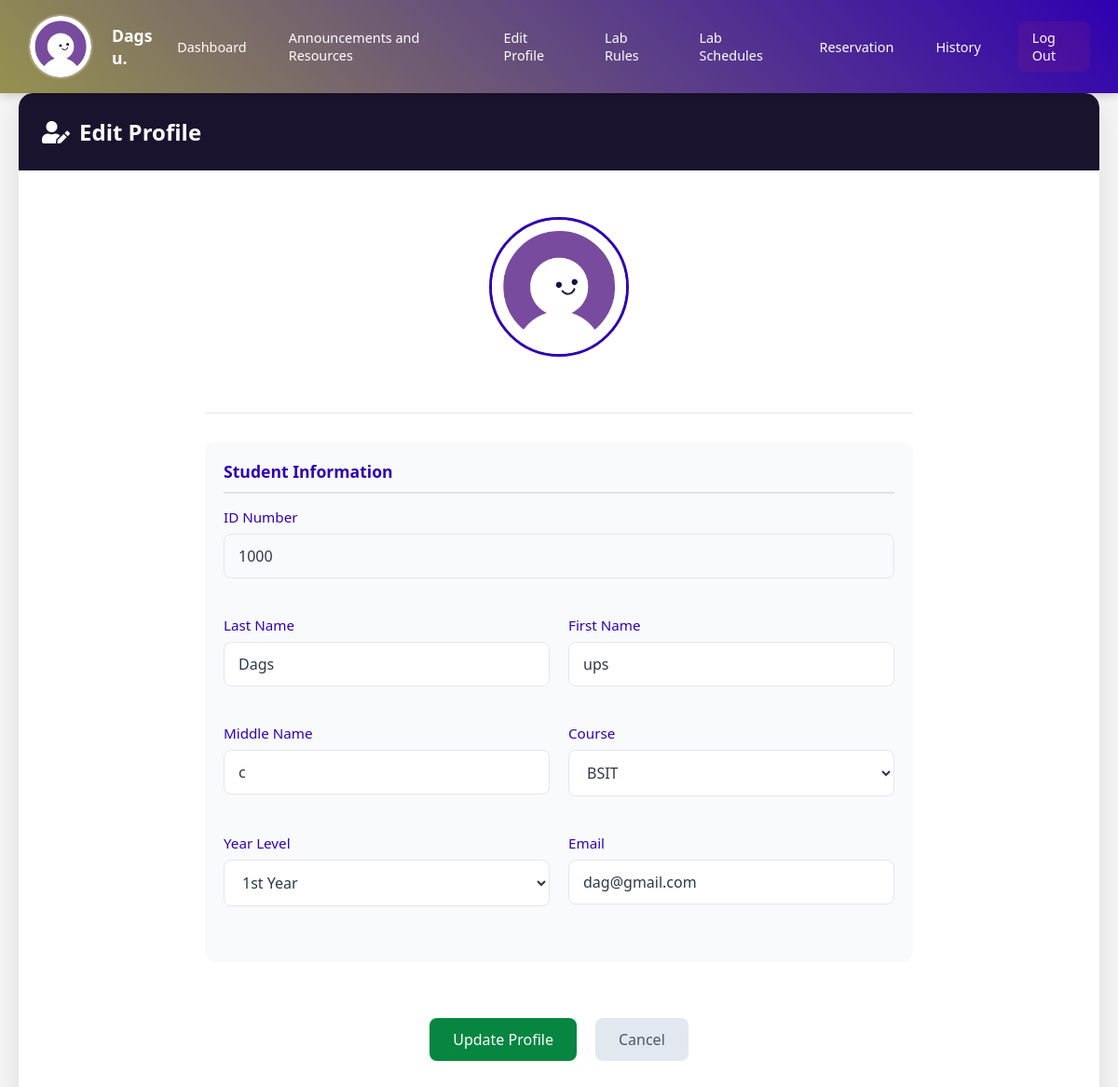
The page /edit.php (signed in) on the database its author committed.
### tables this page shows
CREATE TABLE `user` (
  `IDNO` int(11) NOT NULL,
  `LASTNAME` varchar(255) NOT NULL,
  `FIRSTNAME` varchar(255) NOT NULL,
  `MIDNAME` varchar(255) NOT NULL,
  `COURSE` varchar(255) NOT NULL,
  `YEARLEVEL` int(11) NOT NULL,
  `USERNAME` varchar(255) NOT NULL,
  `PASSWORD` varchar(255) NOT NULL,
  `EMAIL` varchar(255) NOT NULL,
  `PROFILE_PIC` varchar(255) NOT NULL DEFAULT 'default.jpg',
  `REMAINING_SESSIONS` int(30) NOT NULL DEFAULT 30,
  `POINTS` int(11) DEFAULT 0
);

### edit.php (the view, shortened to what this page needs)
<?php
include("connector.php");
$username = $_SESSION['Username'];
$query = "SELECT IDNO, LASTNAME, FIRSTNAME, MIDNAME, COURSE, YEARLEVEL, EMAIL, PROFILE_PIC FROM user WHERE USERNAME = '$username'";
$result = mysqli_query($con, $query);
if ($result && mysqli_num_rows($result) > 0) {
    $user_data = mysqli_fetch_assoc($result);
} else {
    echo "User data not found.";
    exit();
}
$username = $_SESSION['Username'];
$query = "SELECT PROFILE_PIC FROM user WHERE USERNAME = '$username'";
$result = mysqli_query($con, $query);
if ($result && mysqli_num_rows($result) > 0) {
    $row = mysqli_fetch_assoc($result);
    $profile_pic = !empty($row['PROFILE_PIC']) ? $row['PROFILE_PIC'] : 'default.jpg';
} else {
    $profile_pic = 'default.jpg';
}
$query = "SELECT FIRSTNAME, MIDNAME, LASTNAME FROM user WHERE USERNAME = '$username'";
$result = mysqli_query($con, $query);
if ($result && mysqli_num_rows($result) > 0) {
    $row = mysqli_fetch_assoc($result);
    $user_name = htmlspecialchars($row['LASTNAME'] . ' ' . substr($row['FIRSTNAME'], 0, 1) . '.');
} else {
    $user_name = 'User';
}
?>
<!DOCTYPE html>
<html lang="en">
<head>
<link rel="stylesheet" href="https://cdnjs.cloudflare.com/ajax/libs/font-awesome/5.15.3/css/all.min.css">
</head>
<body>
<div class="top-nav">
    <div class="nav-left">
        <img src="uploads/<?php echo $profile_pic; ?>" alt="Profile Picture" onerror="this.src='assets/default.jpg';">
        <div class="user-name"><?php echo htmlspecialchars($user_name); ?></div>
    </div>
    <div class="nav-right">
        <a href="dashboard.php"> Dashboard</a>
        <a href="viewAnnouncement.php"> Announcements and Resources</a>
        <a href="profile.php"> Edit Profile</a>
        <a href="labRules&Regulations.php"> Lab Rules</a>
        <a href="labschedule.php"> Lab Schedules</a>
        <a href="reservation.php"> Reservation</a>
        <a href="history.php"> History</a>
        <a href="login.php" class="logout-button"> Log Out</a>
    </div>
</div>
<div class="content">
    <div class="edit-container">
        <div class="edit-header">
            <h1>
                <i class="fas fa-user-edit"></i>
                Edit Profile
            </h1>
        </div>
        <div class="edit-content">
            <form class="edit-form" action="" method="POST" enctype="multipart/form-data">
                <div class="profile-section">
                    <div class="profile-image-container" onclick="document.getElementById('profile_pic_input').click()">
                        <img id="profile_preview" src="uploads/<?php echo htmlspecialchars($user_data['PROFILE_PIC']); ?>" alt="Profile Picture">
                    </div>
                </div>
                <div class="form-section">
                    <div class="form-section-title">Student Information</div>
                    <div class="form-row">
                        <div class="form-group full-width">
                            <label>ID Number</label>
                            <input type="text" name="IDNO" value="<?php echo htmlspecialchars($user_data['IDNO']); ?>" readonly class="readonly-input">
                        </div>
                    </div>
                    <div class="form-row">
                        <div class="form-group">
                            <label>Last Name</label>
                            <input type="text" name="LASTNAME" value="<?php echo htmlspecialchars($user_data['LASTNAME']); ?>" required>
                        </div>
                        <div class="form-group">
                            <label>First Name</label>
                            <input type="text" name="FIRSTNAME" value="<?php echo htmlspecialchars($user_data['FIRSTNAME']); ?>" required>
                        </div>
                    </div>
                    <div class="form-row">
                        <div class="form-group">
                            <label>Middle Name</label>
                            <input type="text" name="MIDNAME" value="<?php echo htmlspecialchars($user_data['MIDNAME']); ?>">
                        </div>
                        <div class="form-group">
                            <label>Course</label>
                            <select name="COURSE" required>
                                <option value="BSIT" <?php if($user_data['COURSE'] == 'BSIT') echo 'selected'; ?>>BSIT</option>
                            </select>
                        </div>
                    </div>
                    <div class="form-row">
                        <div class="form-group">
                            <label>Year Level</label>
                            <select name="YEARLEVEL" required>
                                <option value="1" <?php if($user_data['YEARLEVEL'] == '1') echo 'selected'; ?>>1st Year</option>
                            </select>
                        </div>
                        <div class="form-group">
                            <label>Email</label>
                            <input type="email" name="EMAIL" value="<?php echo htmlspecialchars($user_data['EMAIL']); ?>" required>
                        </div>
                    </div>
                </div>
                <div class="button-group">
                    <button type="submit" class="submit-btn">Update Profile</button>
                    <a href="profile.php" class="cancel-btn">Cancel</a>
                </div>
            </form>
        </div>
    </div>
</div>
</body>
</html>

### edit.php (style rules this page uses)
* { margin: 0; padding: 0; box-sizing: border-box; font-family: 'Segoe UI', Tahoma, Geneva, Verdana, sans-serif; }
body { display: flex; background: #f0f2f5; min-height: 100vh; width: 100%; }
.top-nav { background: linear-gradient(45deg,rgb(150, 145, 79),rgb(47, 0, 177)); padding: 15px 30px; display: flex; justify-content: space-between; align-items: center; box-shadow: 0 2px 10px rgba(0, 0, 0, 0.2); backdrop-filter: blur(10px); position: fixed; top: 0; left: 0; right: 0; z-index: 1000; }
.nav-left { display: flex; align-items: center; gap: 20px; }
.nav-left img { width: 70px; height: 70px; border-radius: 50%; border: 2px solid rgba(255, 255, 255, 0.2); }
.nav-left .user-name { color: white; font-weight: 600; font-size: 1.1rem; }
.nav-right { display: flex; gap: 15px; }
.nav-right a { color: white; text-decoration: none; padding: 8px 15px; border-radius: 8px; transition: all 0.3s; display: flex; align-items: center; gap: 8px; font-size: 0.9rem; }
.nav-right .logout-button { background: rgba(220, 53, 69, 0.1); margin-left: 10px; }
.content { margin-top: 80px; padding: 20px; min-height: calc(100vh - 80px); background: #f5f5f5; width: 100%; }
.edit-container { background: white; border-radius: 15px; box-shadow: 0 10px 30px rgba(0, 0, 0, 0.1); height: calc(100vh - 100px); width: 100%; overflow: hidden; display: flex; flex-direction: column; }
.edit-header { background: rgb(26, 19, 46); color: white; padding: 25px; display: flex; justify-content: space-between; align-items: center; border-radius: 15px 15px 0 0; }
.edit-header h1 { font-size: 24px; display: flex; align-items: center; gap: 10px; }
.edit-content { padding: 30px; overflow-y: auto; }
.profile-image-container { position: relative; width: 150px; height: 150px; margin: 0 auto 30px; cursor: pointer; }
.profile-image-container img { width: 100%; height: 100%; border-radius: 50%; object-fit: cover; border: 3px solid rgb(47, 0, 177); }
.form-group { margin-bottom: 20px; }
.form-group label { display: block; margin-bottom: 8px; color: rgb(47, 0, 177); font-weight: 500; font-size: 0.95rem; }
.form-group input, .form-group select { width: 100%; padding: 12px 15px; border: 1px solid #e2e8f0; border-radius: 8px; font-size: 1rem; transition: all 0.3s ease; background: white; color: #2d3748; }
.readonly-input { background: #f8fafc !important; cursor: not-allowed; color: #718096; }
.form-row { display: grid; grid-template-columns: 1fr 1fr; gap: 20px; margin-bottom: 20px; }
.form-group.full-width { grid-column: 1 / -1; }
.form-section { background: #f8fafc; padding: 20px; border-radius: 12px; margin-bottom: 25px; }
.form-section-title { color: rgb(47, 0, 177); font-size: 1.1rem; font-weight: 600; margin-bottom: 15px; padding-bottom: 10px; border-bottom: 2px solid rgba(47, 0, 177, 0.1); }
.edit-form { max-width: 800px; margin: 0 auto; padding: 20px; }
.submit-btn { background: rgb(6, 134, 64); color: white; padding: 12px 25px; border: none; border-radius: 8px; font-size: 1rem; cursor: pointer; transition: all 0.3s ease; display: inline-block; width: auto; margin-top: 30px; margin-right: 10px; }
.cancel-btn { background: #e2e8f0; color: #4a5568; padding: 12px 25px; border: none; border-radius: 8px; font-size: 1rem; cursor: pointer; transition: all 0.3s ease; display: inline-block; width: auto; margin-top: 30px; text-decoration: none; }
.button-group { display: flex; justify-content: center; gap: 10px; margin-top: 30px; }
.profile-section { text-align: center; margin-bottom: 30px; padding-bottom: 30px; border-bottom: 1px solid #e2e8f0; }

### rows shown on the page
user: PROFILE_PIC (placeholder picture), user_name "Dags u.", IDNO "1000", LASTNAME "Dags", FIRSTNAME "ups", MIDNAME "c", COURSE "BSIT", YEARLEVEL "1st Year", EMAIL "dag@gmail.com"
